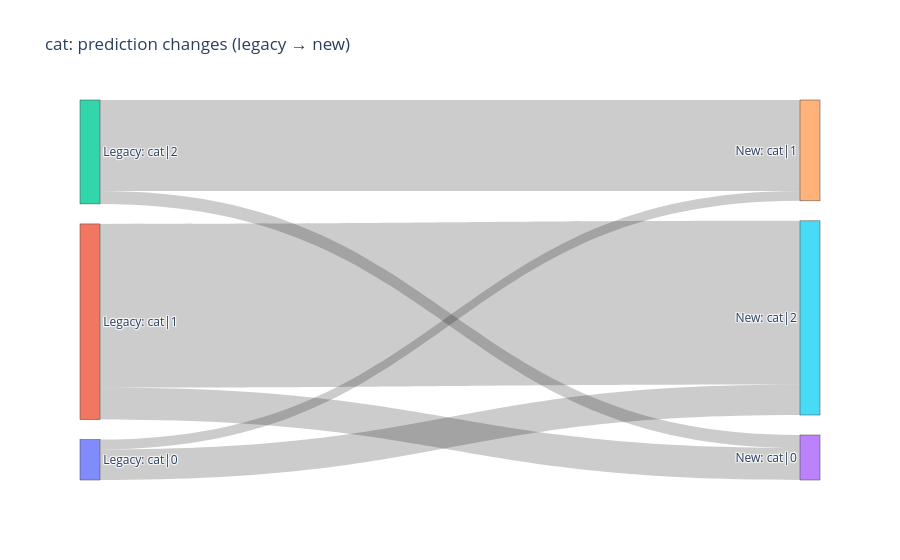

The cell this chart's notebook holds for it:
### Markdown cell above
### Plotting only the changes

Plot the cases where the new and legacy classifier disagreed, ignoring their agreements

### Code cell
cats_changes = cats[(cats.cat_legacy != cats.cat_new)]
print('Percentage of classes changed:', cats_changes.shape[0]/cats.shape[0])

# Sankey diagram: flow of items from each legacy class to each new class.
flows = (
    cats_changes.groupby(["cat_legacy", "cat_new"])
    .size()
    .reset_index(name="count")
)

total = flows["count"].sum()
legacy_totals = flows.groupby("cat_legacy")["count"].sum()
flows["pct_total"] = 100 * flows["count"] / total
flows["pct_legacy"] = flows.apply(
    lambda r: 100 * r["count"] / legacy_totals[r["cat_legacy"]], axis=1
)

classes = sorted(set(cats_changes["cat_legacy"].dropna()) | set(cats_changes["cat_new"].dropna()))

# Separate node sets for the two sides so matching labels appear on both.
labels = [f"Legacy: {c}" for c in classes] + [f"New: {c}" for c in classes]
legacy_nodes = {c: i for i, c in enumerate(classes)}
new_nodes = {c: i + len(classes) for i, c in enumerate(classes)}

fig = go.Figure(go.Sankey(
    node=dict(label=labels, pad=20, thickness=20),
    link=dict(
        source=[legacy_nodes[c] for c in flows["cat_legacy"]],
        target=[new_nodes[c] for c in flows["cat_new"]],
        value=flows["count"],
        customdata=flows[["pct_total", "pct_legacy"]].to_numpy(),
        hovertemplate=(
            "%{source.label} → %{target.label}<br>"
            "Count: %{value}<br>"
            "Of all records: %{customdata[0]:.1f}%<br>"
            "Of legacy class: %{customdata[1]:.1f}%"
            "<extra></extra>"
        ),
    ),
))
fig.update_layout(title_text="cat: prediction changes (legacy → new)", font_size=12)
fig.show()

### Figure 1 — Plotly figure (JSON) as saved in the notebook; plotly's stock layout.template omitted (floating-point values rounded to 4 significant figures)
{"data": [{"link": {"customdata": [[2.899, 24.4], [8.982, 75.6], [9.426, 16.38], [48.13, 83.62], [3.806, 12.45], [26.76, 87.55]], "hovertemplate": "%{source.label} → %{target.label}<br>Count: %{value}<br>Of all records: %{customdata[0]:.1f}%<br>Of legacy class: %{customdata[1]:.1f}%<extra></extra>", "source": [0, 0, 1, 1, 2, 2], "target": [4, 5, 3, 5, 3, 4], "value": [1523, 4718, 4951, 25280, 1999, 14056]}, "node": {"label": ["Legacy: cat|0", "Legacy: cat|1", "Legacy: cat|2", "New: cat|0", "New: cat|1", "New: cat|2"], "pad": 20, "thickness": 20}, "type": "sankey"}], "layout": {"font": {"size": 12}, "title": {"text": "cat: prediction changes (legacy → new)"}}}
